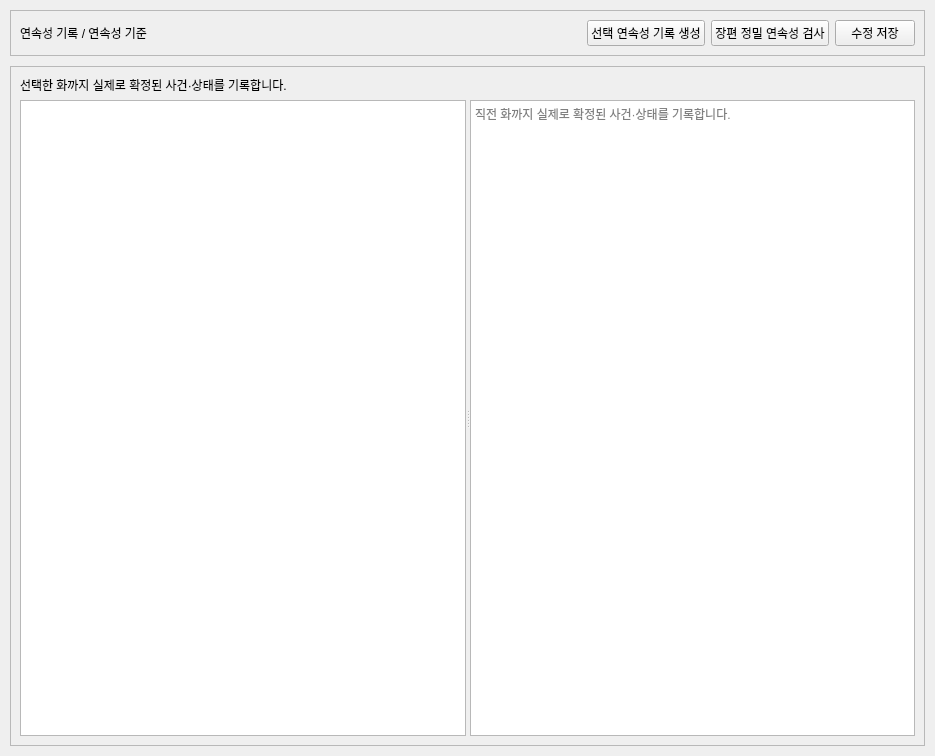
<?xml version="1.0" encoding="UTF-8"?>
<ui version="4.0">
 <class>EndStateView</class>
 <widget class="QWidget" name="EndStateView">
  <property name="geometry">
   <rect>
    <x>0</x>
    <y>0</y>
    <width>935</width>
    <height>756</height>
   </rect>
  </property>
  <property name="windowTitle">
   <string>연속성 기록</string>
  </property>
  <layout class="QVBoxLayout" name="rootLayout">
   <property name="spacing">
    <number>10</number>
   </property>
   <property name="leftMargin">
    <number>10</number>
   </property>
   <property name="topMargin">
    <number>10</number>
   </property>
   <property name="rightMargin">
    <number>10</number>
   </property>
   <property name="bottomMargin">
    <number>10</number>
   </property>
   <item>
    <widget class="QFrame" name="stateHeader">
     <property name="sizePolicy">
      <sizepolicy hsizetype="Preferred" vsizetype="Fixed">
       <horstretch>0</horstretch>
       <verstretch>0</verstretch>
      </sizepolicy>
     </property>
     <property name="frameShape">
      <enum>QFrame::Shape::StyledPanel</enum>
     </property>
     <layout class="QHBoxLayout" name="header">
      <item>
       <widget class="QLabel" name="titleLabel">
        <property name="text">
         <string>연속성 기록 / 연속성 기준</string>
        </property>
       </widget>
      </item>
      <item>
       <spacer name="headerSpacer">
        <property name="orientation">
         <enum>Qt::Orientation::Horizontal</enum>
        </property>
        <property name="sizeHint" stdset="0">
         <size>
          <width>0</width>
          <height>0</height>
         </size>
        </property>
       </spacer>
      </item>
      <item>
       <widget class="QPushButton" name="generateBtn">
        <property name="text">
         <string>선택 연속성 기록 생성</string>
        </property>
       </widget>
      </item>
      <item>
       <widget class="QPushButton" name="auditBtn">
        <property name="text">
         <string>장편 정밀 연속성 검사</string>
        </property>
       </widget>
      </item>
      <item>
       <widget class="QPushButton" name="saveBtn">
        <property name="text">
         <string>수정 저장</string>
        </property>
       </widget>
      </item>
     </layout>
    </widget>
   </item>
   <item>
    <widget class="QFrame" name="stateCard">
     <property name="frameShape">
      <enum>QFrame::Shape::StyledPanel</enum>
     </property>
     <layout class="QVBoxLayout" name="stateLayout">
      <item>
       <widget class="QLabel" name="stateHint">
        <property name="sizePolicy">
         <sizepolicy hsizetype="Preferred" vsizetype="Fixed">
          <horstretch>0</horstretch>
          <verstretch>0</verstretch>
         </sizepolicy>
        </property>
        <property name="text">
         <string>선택한 화까지 실제로 확정된 사건·상태를 기록합니다.</string>
        </property>
       </widget>
      </item>
      <item>
       <widget class="QSplitter" name="stateSplitter">
        <property name="orientation">
         <enum>Qt::Orientation::Horizontal</enum>
        </property>
        <property name="childrenCollapsible">
         <bool>false</bool>
        </property>
        <widget class="QListWidget" name="chapterList"/>
        <widget class="QPlainTextEdit" name="edit">
         <property name="placeholderText">
          <string>직전 화까지 실제로 확정된 사건·상태를 기록합니다.</string>
         </property>
        </widget>
       </widget>
      </item>
     </layout>
    </widget>
   </item>
  </layout>
 </widget>
 <resources/>
 <connections/>
</ui>
